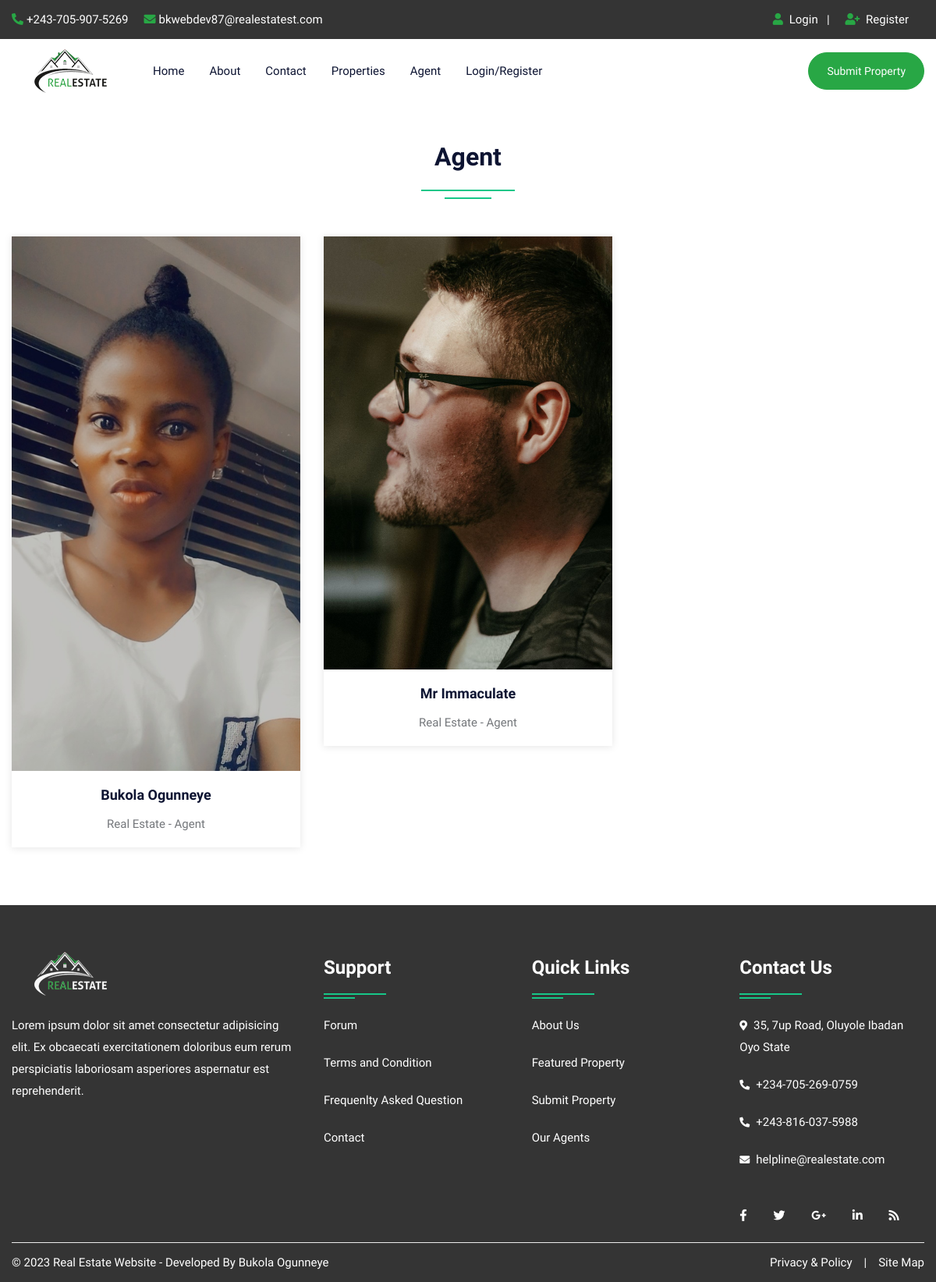
Page /agent.php on the committed database.
### tables this page shows
CREATE TABLE `user` (
  `uid` int(11) NOT NULL,
  `uname` varchar(100) NOT NULL,
  `uemail` varchar(100) NOT NULL,
  `uphone` varchar(20) NOT NULL,
  `upass` varchar(50) NOT NULL,
  `utype` varchar(50) NOT NULL,
  `uimage` varchar(300) NOT NULL
);

### agent.php (the view, shortened to what this page needs)
<?php
 include "include/header.php"
?>
<div id="page-wrapper">
    <div class="row">
		<?php include "include/navbar.php";?>
        <div class="full-row">
            <div class="container">
				<div class="row">
                    <div class="col-lg-12">
                        <h2 class="text-secondary double-down-line text-center mb-5">Agent</h2>
                        </div>
                </div>
                <div class="row">
                    <?php
							$query=mysqli_query($con,"SELECT * FROM user WHERE utype='agent'");
								while($row=mysqli_fetch_array($query))
								{
                            ?>
                    <div class="col-md-6 col-lg-4">
                        <div class="hover-zoomer bg-white shadow-one mb-4">
                            <div class="overflow-hidden"> <img src="admin/user/<?php echo $row['uimage'];?>" alt="aimage"> </div>
                            <div class="py-3 text-center">
                                <h5 class="text-secondary hover-text-success"><a href="contact.php"><?php echo $row['uname'];?></a></h5>
                                <span>Real Estate - Agent</span> </div>
                        </div>
                    </div>
                    <?php } ?>
                </div>
            </div>
        </div>
		<?php include("include/footer.php");?>
    </div>
</div>
<?php include "include/scripts.php" ?>

### css/color.css (style rules this page uses)
:root { --theme-ordinary-color: #74777b; }
:root { --theme-primary-color: #17c788; }
:root { --theme-secondary-color: #0d1432; }
:root { --theme-white-color: #fff; }
:root { --theme-light-color: #f8f8f8; }
:root { --theme-gray-color: #f5f5f5; }
:root { --theme-footer-color: #091b4b; }
:root { --theme-dark-color: #091b4b; }
:root { --text-light-color: #a3a7af; }
:root { --theme-primary-opacity-color: rgba(11, 191, 141, .8); }
:root { --theme-secondary-opacity-color: rgba(13,20,50,0.7); }
:root { --theme-white-opacity-color: rgba(255, 255, 255, 0.3); }
:root { --theme-dark-opacity-color: rgba(0, 0, 0, 0.5); }
:root { --theme-ordinary-font: 'Muli', sans-serif; }
:root { --theme-highlight-font: 'Comfortaa', cursive; }

### css/style.css (style rules this page uses)
.container, .container-fluid { transition: all 0.6s ease 0s; -moz-transition: all 0.6s ease 0s; -webkit-transition: all 0.6s ease 0s; -o-transition: all 0.6s ease 0s; }
#page-wrapper { padding-left: 15px; padding-right: 15px; background-color: #fff; overflow: hidden !important; position: relative; }
.text-ordinary, a.text-ordinary, .text-ordinary a, body, .dropdown-item, .footer-widget li a, .text-ordinary .jslider .jslider-label, .breadcrumb-item > a, .list-text-white a.dropdown-item { color: var(--theme-ordinary-color); }
.text-secondary, .text-secondary a, a.text-secondary, a.hover-text-secondary:hover, .hover-text-secondary:hover, .hover-text-secondary a:hover { color: var(--theme-secondary-color) !important; }
[class*="double-down-line"]::before, [class*="double-down-line"]::after { background-color: var(--theme-primary-color); }
.hover-shadow:hover, .shadow-one { -webkit-box-shadow: 0px 1px 10px 0px rgba(0, 0, 0, 0.1); -moz-box-shadow: 0px 1px 10px 0px rgba(0, 0, 0, 0.1); box-shadow: 0px 1px 10px 0px rgba(0, 0, 0, 0.1); }
.x-center, .double-down-line::before, .double-down-line::after, .bg-shape::before, .bg-shape::after { left: 50%; -moz-transform: translateX(-50%); -webkit-transform: translateX(-50%); -o-transform: translateX(-50%); -ms-transform: translateX(-50%); transform: translateX(-50%); }
.transation-3s, .transation-3s:hover, .hover-zoomer img, .hover-bg-white, a, a:hover, .btn, .btn:hover, .radio-check label, .message-list li .message-action, .timeline-item .circle, .timeline-item .date-time, .clip-item .fa-times { -moz-transition: all 300ms ease-in-out 0s; -webkit-transition: all 300ms ease-in-out 0s; -o-transition: all 300ms ease-in-out 0s; -ms-transition: all 300ms ease-in-out 0s; transition: all 300ms ease-in-out 0s; }
body { font-family: var(--theme-ordinary-font); font-size: 15px; line-height: 28px; }
h1, .h1, h2, .h2, h3, .h3, h4, .h4, h5, .h5, h6, .h6 { font-family: var(--theme-highlight-font); font-weight: 700; }
h5 { font-size: 18px; line-height: 30px; }
a, a:hover, .btn-link, .btn-link:hover { text-decoration: none; cousor: pointer; }
img { width: 100%; }
.full-row { position: relative; width: 100%; padding: 50px 0; }
[class*="double-down-line"] { position: relative; padding-bottom: 35px; }
[class*="double-down-line"]::before, [class*="double-down-line"]::after { content: ""; height: 2px; position: absolute; }
[class*="double-down-line"]::before { width: 120px; bottom: 10px; }
[class*="double-down-line"]::after { width: 60px; bottom: 0; }
.hover-zoomer img { -webkit-transform: scale(1); -moz-transform: scale(1); -o-transform: scale(1); -ms-transform: scale(1); transform: scale(1); }
::placeholder { font: var(--theme-ordinary-font); font-size: 15px; font-weight: 400; color: #fff; }

### rows in the picture
user: uimage (picture), uname "Bukola Ogunneye"
user: uimage (picture), uname "Mr Immaculate"
